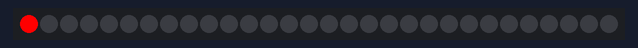
Recording of a sketch running on a simulated Arduino Uno, built with avr-gcc and run on an emulated ATmega328P. Shown: 30 RGB LEDs in strip order, left to right.

Above: at 0.15 s.
At 0.7 s:
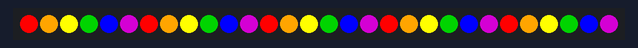

The sketch:

Rainbow___FRC_Colors__Final_Colors_.ino
```cpp
#include "FastLED.h"

// How many leds in your strip?
#define NUM_LEDS 30

// Define the array of leds
CRGB leds[NUM_LEDS];

void setup() {
FastLED.addLeds<WS2801, RGB>(leds, NUM_LEDS);
//rainbow();
}

void loop() {
	// First slide the led in one direction
	leds[0] = CRGB::Red; FastLED.show(); delay(20);
    leds[1] = CRGB::Orange; FastLED.show(); delay(20);
    leds[2] = CRGB::Yellow; FastLED.show(); delay(20);
    leds[3] = CRGB::Green; FastLED.show(); delay(20);
    leds[4] = CRGB::Blue; FastLED.show(); delay(20);
    leds[5] = CRGB::Purple; FastLED.show(); delay(20);
    leds[6] = CRGB::Red; FastLED.show(); delay(20);
    leds[7] = CRGB::Orange; FastLED.show(); delay(20);
    leds[8] = CRGB::Yellow; FastLED.show(); delay(20);
    leds[9] = CRGB::Green; FastLED.show(); delay(20);
    leds[10] = CRGB::Blue; FastLED.show(); delay(20);
    leds[11] = CRGB::Purple; FastLED.show(); delay(20);
    leds[12] = CRGB::Red; FastLED.show(); delay(20);
    leds[13] = CRGB::Orange; FastLED.show(); delay(20);
    leds[14] = CRGB::Yellow; FastLED.show(); delay(20);
    leds[15] = CRGB::Green; FastLED.show(); delay(20);
    leds[16] = CRGB::Blue; FastLED.show(); delay(20);
    leds[17] = CRGB::Purple; FastLED.show(); delay(20);
    leds[18] = CRGB::Red; FastLED.show(); delay(20);
    leds[19] = CRGB::Orange; FastLED.show(); delay(20);
    leds[20] = CRGB::Yellow; FastLED.show(); delay(20);
    leds[21] = CRGB::Green; FastLED.show(); delay(20);
    leds[22] = CRGB::Blue; FastLED.show(); delay(20);
    leds[23] = CRGB::Purple; FastLED.show(); delay(20);
    leds[24] = CRGB::Red; FastLED.show(); delay(20);
    leds[25] = CRGB::Orange; FastLED.show(); delay(20);
    leds[26] = CRGB::Yellow; FastLED.show(); delay(20);
    leds[27] = CRGB::Green; FastLED.show(); delay(20);
    leds[28] = CRGB::Blue; FastLED.show(); delay(20);
    leds[29] = CRGB::Purple; FastLED.show(); delay(20);
    leds[30] = CRGB::Red; FastLED.show(); delay(20);
    delay(30);

	// Now go in the other direction.
	for(int i = 0; i < NUM_LEDS; i++) {
		// Set the i'th led to red
		// Show the leds
		// now that we've shown the leds, reset the i'th led to black
		leds[i] = CRGB::Red;
                //leds[i] = CRGB::Blue;
                FastLED.show();
		// Wait a little bit before we loop around and do it again
		delay(30);

}

       for (int i = 0; i<NUM_LEDS; i++){
        leds[i] = CRGB::White;
         FastLED.show();
        delay(30);
       }
      for (int i = 0; i < NUM_LEDS; i++){

        leds[i] = CRGB::Blue;
        FastLED.show();
        delay(30);

      }

}

void rainbow()
{
  // First slide the led in one direction
	leds[0] = CRGB::Red; FastLED.show(); delay(20);
    leds[1] = CRGB::Orange; FastLED.show(); delay(20);
    leds[2] = CRGB::Yellow; FastLED.show(); delay(20);
    leds[3] = CRGB::Green; FastLED.show(); delay(20);
    leds[4] = CRGB::Blue; FastLED.show(); delay(20);
    leds[5] = CRGB::Purple; FastLED.show(); delay(20);
    leds[6] = CRGB::Red; FastLED.show(); delay(20);
    leds[7] = CRGB::Orange; FastLED.show(); delay(20);
    leds[8] = CRGB::Yellow; FastLED.show(); delay(20);
    leds[9] = CRGB::Green; FastLED.show(); delay(20);
    leds[10] = CRGB::Blue; FastLED.show(); delay(20);
    leds[11] = CRGB::Purple; FastLED.show(); delay(20);
    leds[12] = CRGB::Red; FastLED.show(); delay(20);
    leds[13] = CRGB::Orange; FastLED.show(); delay(20);
    leds[14] = CRGB::Yellow; FastLED.show(); delay(20);
    leds[15] = CRGB::Green; FastLED.show(); delay(20);
    leds[16] = CRGB::Blue; FastLED.show(); delay(20);
    leds[17] = CRGB::Purple; FastLED.show(); delay(20);
    leds[18] = CRGB::Red; FastLED.show(); delay(20);
    leds[19] = CRGB::Orange; FastLED.show(); delay(20);
    leds[20] = CRGB::Yellow; FastLED.show(); delay(20);
    leds[21] = CRGB::Green; FastLED.show(); delay(20);
    leds[22] = CRGB::Blue; FastLED.show(); delay(20);
    leds[23] = CRGB::Purple; FastLED.show(); delay(20);
    leds[24] = CRGB::Red; FastLED.show(); delay(20);
    leds[25] = CRGB::Orange; FastLED.show(); delay(20);
    leds[26] = CRGB::Yellow; FastLED.show(); delay(20);
    leds[27] = CRGB::Green; FastLED.show(); delay(20);
    leds[28] = CRGB::Blue; FastLED.show(); delay(20);
    leds[29] = CRGB::Purple; FastLED.show(); delay(20);
    leds[30] = CRGB::Red; FastLED.show(); delay(20);
    delay(30);

	// Now go in the other direction.
	for(int i = 0; i < NUM_LEDS; i++) {
		// Set the i'th led to red
		// Show the leds
		// now that we've shown the leds, reset the i'th led to black
		leds[i] = CRGB::Red;
                FastLED.show();
		// Wait a little bit before we loop around and do it again
		delay(30);
	}
}
```
